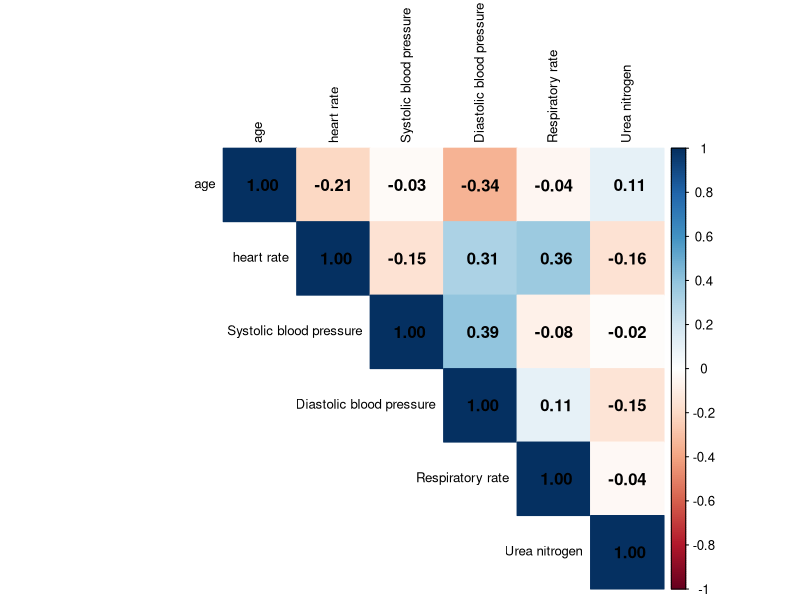

This figure's R source: (Note: this script raises an error after producing the figure.)
## ---- chunk 1
knitr::opts_chunk$set(echo = TRUE)
library(data.table)
library(ggplot2)
library(dplyr)
## ---- chunk 2
merged_df <- fread("merged_df.csv")
## ---- chunk 3
str(merged_df)
## ---- chunk 4
cont <- c("age", "heart rate", "Systolic blood pressure", "Diastolic blood pressure", "Respiratory rate", "temperature", "SP O2", "Urine output", "RBC", "RDW", "Leucocyte", "Platelets", "Neutrophils", "Basophils", "Lymphocyte", "PT", "INR", "NT-proBNP", "Creatine kinase", "Creatinine", "Urea nitrogen", "Blood potassium", "Blood sodium", "Blood calcium", "Chloride", "Anion gap", "Magnesium ion", "PH", "Bicarbonate", "Lactic acid")

for (var in cont) {
  t_test <- t.test(merged_df[[var]] ~ merged_df$outcome, data = merged_df)
  print(paste("T-test for", var))
  print(t_test)
}
## ---- chunk 5
cat <- c("gendera", "hypertensive", "atrialfibrillation", "deficiencyanemias", "Renal failure")

for (var in cat) {
  chi_sq <- chisq.test(table(merged_df[[var]], merged_df$outcome))
  print(paste("Chi-square test for", var))
  print(chi_sq)
}
## ---- chunk 6
mod1 <- glm(outcome ~ (gendera + hypertensive + atrialfibrillation + `CHD with no MI` + diabetes + deficiencyanemias + depression + Hyperlipemia + `Renal failure` + COPD), data = merged_df)
mod1
summary(mod1)
## ---- chunk 7
cont <- c("age", "heart rate", "Systolic blood pressure", "Diastolic blood pressure", "Respiratory rate", "temperature", "SP O2", "Urine output", "RBC", "RDW", "Leucocyte", "Platelets", "Neutrophils", "Basophils", "Lymphocyte", "PT", "INR", "NT-proBNP", "Creatine kinase", "Creatinine", "Urea nitrogen", "Blood potassium", "Blood sodium", "Blood calcium", "Chloride", "Anion gap", "Magnesium ion", "PH", "Bicarbonate", "Lactic acid")

for (var in cont) {
  t_test <- t.test(merged_df[[var]] ~ merged_df$outcome, data = merged_df)
  print(paste("T-test for", var))
  print(t_test)
}
## ---- chunk 8
continuous_vars <- merged_df %>%
  select(age, `heart rate`, `Systolic blood pressure`,`Diastolic blood pressure`, `Respiratory rate`, `Urea nitrogen`, )  
cor_matrix <- cor(continuous_vars, use = "complete.obs")
cor_matrix
library(corrplot)
corrplot(cor_matrix, method = "color", type = "upper", tl.cex = 0.8, tl.col = "black", addCoef.col = "black")
## ---- chunk 9
# List of categorical variables
categorical_vars <- c("gender", "hypertensive", "atrialfibrillation", "CHD_with_no_MI", "diabetes", 
                      "deficiencyanemias", "depression", "Hyperlipemia", "Renal_failure", "COPD")

# Convert to factors if not already
hf_data[categorical_vars] <- lapply(hf_data[categorical_vars], as.factor)

# Chi-square tests for categorical variables
for (var in categorical_vars) {
  cat("Chi-square test for", var, ":\n")
  print(chisq.test(table(hf_data[[var]], hf_data$outcome)))
  cat("\n")
}

